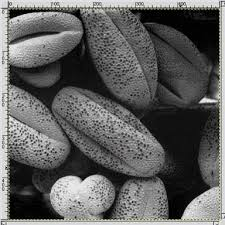
#> input picture Images/images.jpg, 225 x 225 px, found by its file name
$ python dft.py
#> lines starting #> are read from the running program, lines starting #| are printed output that depends on the picture
#Discrete Fourier Transform
import cv2
import numpy as np
from PIL import Image

img1 = cv2.imread("Images/images.jpg", cv2.IMREAD_GRAYSCALE)
#> img1: shape (225, 225); min 0, max 255, mean 95
f = np.fft.fft2(img1)

# shifting result by N/2 to bring in center
fshift = np.fft.fftshift(f)

# The logarithm compresses the range of values - larger peaks are scaled down more than smaller peaks.

mag_spec = 20 * np.log(np.abs(fshift))
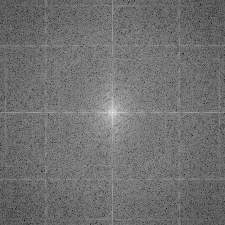
#> mag_spec: shape (225, 225) float64; min 43.4, max 307.7, mean 160.4; drawn with min black and max white
mag_spec = np.asarray(mag_spec, dtype=np.uint8)
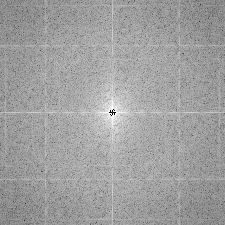
#> mag_spec: shape (225, 225); min 0, max 255, mean 159.8

cv2.imshow(" Original Image Animesh", img1)

cv2.imshow("After log transform Dft", mag_spec)

# rotation
img_rtr = Image.open("Images/images.jpg")
rotate = img_rtr.rotate(45)
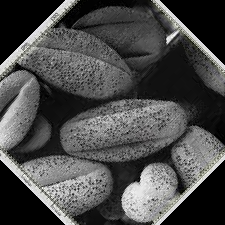
#> rotate: PIL image 225x225 RGB; mean R, G, B 75.6, 75.7, 75.3

rotate.show()

f2 = np.fft.fft2(rotate)
# shifting result by N/2 to bring in center
fshift2 = np.fft.fftshift(f2)

# The logarithm compresses the range of values - larger peaks are scaled down more than smaller peaks.
mag_spec2 = 20 * np.log(np.abs(fshift2))
#> mag_spec2: shape (225, 225, 3) float64; 9.78% of the values are NaN or infinite; the others: min -748.6, max 225.1, mean 77.66
mag_spec2 = np.asarray(mag_spec2, dtype=np.uint8)
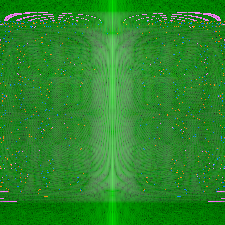
#> mag_spec2: shape (225, 225, 3); mean of channels 0, 1, 2 41.4, 136.1, 41.4; drawn as B, G, R
cv2.imshow(' Animesh Rotation', mag_spec2)

# image translation
num_rows, num_cols = img1.shape[:2]
#> num_rows = 225; num_cols = 225

translation_matrix = np.float32([[1, 0, 70], [0, 1, 110]])
img_translation = cv2.warpAffine(img1, translation_matrix, (num_cols + 70, num_rows + 110))
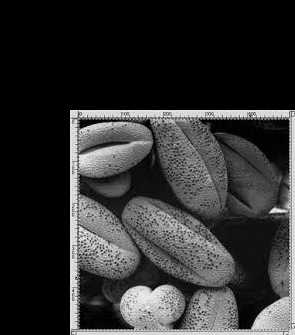
#> img_translation: shape (335, 295); min 0, max 255, mean 48.7
cv2.imshow('Animesh Translation', img_translation)

f1 = np.fft.fft2(img_translation)

# shifting result by N/2 to bring in center
fshift1 = np.fft.fftshift(f1)

# The logarithm compresses the range of values - larger peaks are scaled down more than smaller peaks.
mag_spec1 = 20 * np.log(np.abs(fshift1))
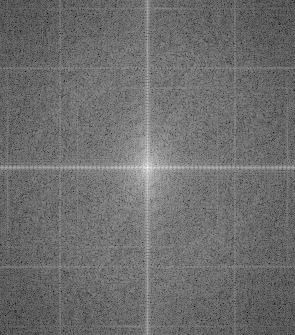
#> mag_spec1: shape (335, 295) float64; min 49.92, max 307.7, mean 161.1; drawn with min black and max white
mag_spec1 = np.asarray(mag_spec1, dtype=np.uint8)
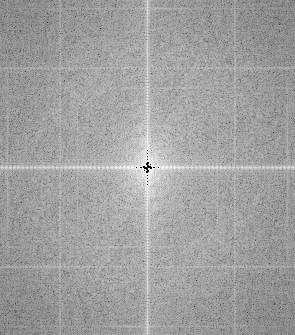
#> mag_spec1: shape (335, 295); min 1, max 255, mean 160.4

cv2.imshow('Animesh Translation', mag_spec1)

cv2.waitKey(0)

$ run again, with Images/sample.jpg copied over Images/images.jpg
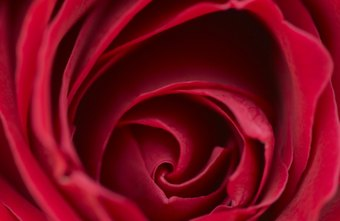
#> input picture Images/sample.jpg, 340 x 221 px, found by its file name
#> `img_translation = cv2.warpAffine(img1, translation_matrix, (num_cols +..`:
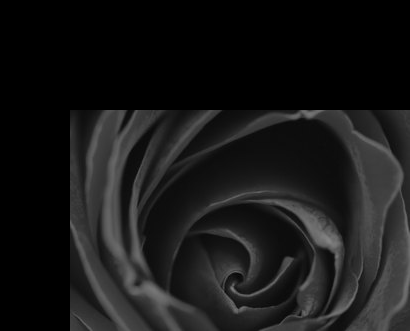
#> img_translation: shape (331, 410); min 0, max 134, mean 23.9
#> `mag_spec1 = np.asarray(mag_spec1, dtype=np.uint8)`:
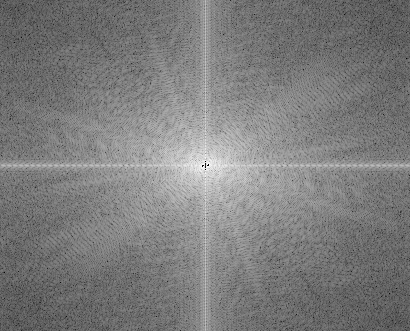
#> mag_spec1: shape (331, 410); min 1, max 255, mean 124.6

$ run again, with Images/mean_filter.png saved as Images/images.jpg
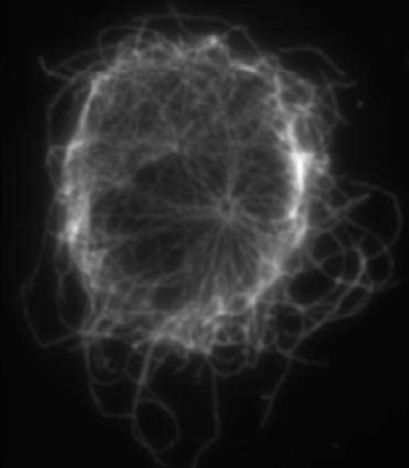
#> input picture Images/mean_filter.png, 409 x 468 px, found by its file name
#> img1 is the input picture: shape (468, 409); min 0, max 253, mean 37.4
#> `mag_spec1 = np.asarray(mag_spec1, dtype=np.uint8)`:
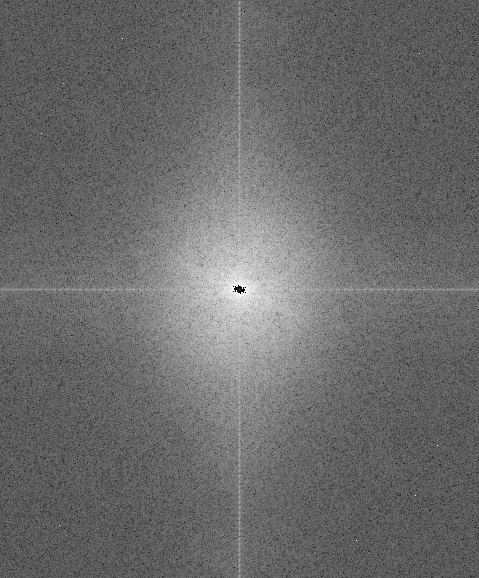
#> mag_spec1: shape (578, 479); min 0, max 255, mean 106.8
